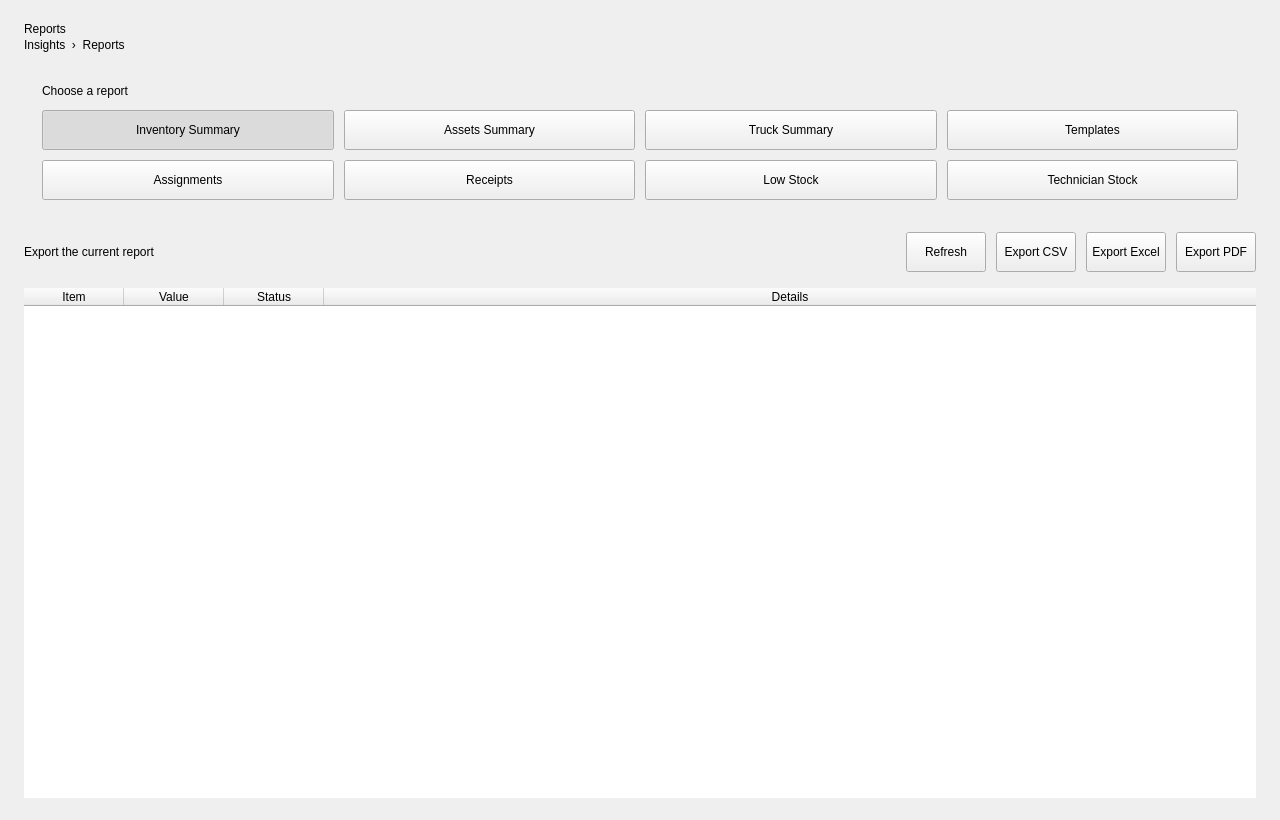
<?xml version="1.0" encoding="UTF-8"?>
<ui version="4.0">
 <class>ReportsPageClass</class>
 <widget class="QWidget" name="ReportsPageClass">
  <property name="geometry">
   <rect><x>0</x><y>0</y><width>1280</width><height>820</height></rect>
  </property>
  <property name="windowTitle"><string>Reports</string></property>
  <layout class="QVBoxLayout" name="rootLayout">
   <property name="leftMargin"><number>24</number></property>
   <property name="topMargin"><number>22</number></property>
   <property name="rightMargin"><number>24</number></property>
   <property name="bottomMargin"><number>22</number></property>
   <property name="spacing"><number>16</number></property>
   <item>
    <widget class="QWidget" name="pageContainer" native="true">
     <layout class="QVBoxLayout" name="pageLayout">
      <property name="leftMargin"><number>0</number></property>
      <property name="topMargin"><number>0</number></property>
      <property name="rightMargin"><number>0</number></property>
      <property name="bottomMargin"><number>0</number></property>
      <property name="spacing"><number>16</number></property>
      <item>
       <layout class="QVBoxLayout" name="titleLayout">
        <property name="spacing"><number>2</number></property>
        <item><widget class="QLabel" name="pageTitle"><property name="text"><string>Reports</string></property></widget></item>
        <item><widget class="QLabel" name="breadcrumbLabel"><property name="text"><string>Insights  ›  Reports</string></property></widget></item>
       </layout>
      </item>
      <item>
       <widget class="QWidget" name="reportTypeCard" native="true">
        <layout class="QVBoxLayout" name="reportTypeLayout">
         <property name="leftMargin"><number>18</number></property>
         <property name="topMargin"><number>16</number></property>
         <property name="rightMargin"><number>18</number></property>
         <property name="bottomMargin"><number>16</number></property>
         <property name="spacing"><number>12</number></property>
         <item><widget class="QLabel" name="reportTypeLabel"><property name="text"><string>Choose a report</string></property></widget></item>
         <item>
          <layout class="QGridLayout" name="summaryGrid">
           <property name="horizontalSpacing"><number>10</number></property>
           <property name="verticalSpacing"><number>10</number></property>
           <item row="0" column="0"><widget class="QPushButton" name="inventorySummaryBtn"><property name="minimumSize"><size><width>0</width><height>40</height></size></property><property name="cursor"><cursorShape>PointingHandCursor</cursorShape></property><property name="checkable"><bool>true</bool></property><property name="checked"><bool>true</bool></property><property name="autoExclusive"><bool>true</bool></property><property name="text"><string>Inventory Summary</string></property></widget></item>
           <item row="0" column="1"><widget class="QPushButton" name="assetsSummaryBtn"><property name="minimumSize"><size><width>0</width><height>40</height></size></property><property name="cursor"><cursorShape>PointingHandCursor</cursorShape></property><property name="checkable"><bool>true</bool></property><property name="autoExclusive"><bool>true</bool></property><property name="text"><string>Assets Summary</string></property></widget></item>
           <item row="0" column="2"><widget class="QPushButton" name="truckSummaryBtn"><property name="minimumSize"><size><width>0</width><height>40</height></size></property><property name="cursor"><cursorShape>PointingHandCursor</cursorShape></property><property name="checkable"><bool>true</bool></property><property name="autoExclusive"><bool>true</bool></property><property name="text"><string>Truck Summary</string></property></widget></item>
           <item row="0" column="3"><widget class="QPushButton" name="templatesSummaryBtn"><property name="minimumSize"><size><width>0</width><height>40</height></size></property><property name="cursor"><cursorShape>PointingHandCursor</cursorShape></property><property name="checkable"><bool>true</bool></property><property name="autoExclusive"><bool>true</bool></property><property name="text"><string>Templates</string></property></widget></item>
           <item row="1" column="0"><widget class="QPushButton" name="assignmentsSummaryBtn"><property name="minimumSize"><size><width>0</width><height>40</height></size></property><property name="cursor"><cursorShape>PointingHandCursor</cursorShape></property><property name="checkable"><bool>true</bool></property><property name="autoExclusive"><bool>true</bool></property><property name="text"><string>Assignments</string></property></widget></item>
           <item row="1" column="1"><widget class="QPushButton" name="receiptsSummaryBtn"><property name="minimumSize"><size><width>0</width><height>40</height></size></property><property name="cursor"><cursorShape>PointingHandCursor</cursorShape></property><property name="checkable"><bool>true</bool></property><property name="autoExclusive"><bool>true</bool></property><property name="text"><string>Receipts</string></property></widget></item>
           <item row="1" column="2"><widget class="QPushButton" name="lowStockSummaryBtn"><property name="minimumSize"><size><width>0</width><height>40</height></size></property><property name="cursor"><cursorShape>PointingHandCursor</cursorShape></property><property name="checkable"><bool>true</bool></property><property name="autoExclusive"><bool>true</bool></property><property name="text"><string>Low Stock</string></property></widget></item>
           <item row="1" column="3"><widget class="QPushButton" name="technicianStockSummaryBtn"><property name="minimumSize"><size><width>0</width><height>40</height></size></property><property name="cursor"><cursorShape>PointingHandCursor</cursorShape></property><property name="checkable"><bool>true</bool></property><property name="autoExclusive"><bool>true</bool></property><property name="text"><string>Technician Stock</string></property></widget></item>
          </layout>
         </item>
        </layout>
       </widget>
      </item>
      <item>
       <layout class="QHBoxLayout" name="exportRow">
        <property name="spacing"><number>10</number></property>
        <item><widget class="QLabel" name="exportHintLabel"><property name="text"><string>Export the current report</string></property></widget></item>
        <item><spacer name="exportSpacer"><property name="orientation"><enum>Qt::Horizontal</enum></property><property name="sizeHint" stdset="0"><size><width>40</width><height>20</height></size></property></spacer></item>
        <item><widget class="QPushButton" name="refreshBtn"><property name="minimumSize"><size><width>0</width><height>40</height></size></property><property name="cursor"><cursorShape>PointingHandCursor</cursorShape></property><property name="text"><string>Refresh</string></property></widget></item>
        <item><widget class="QPushButton" name="exportCsvBtn"><property name="minimumSize"><size><width>0</width><height>40</height></size></property><property name="cursor"><cursorShape>PointingHandCursor</cursorShape></property><property name="text"><string>Export CSV</string></property></widget></item>
        <item><widget class="QPushButton" name="exportExcelBtn"><property name="minimumSize"><size><width>0</width><height>40</height></size></property><property name="cursor"><cursorShape>PointingHandCursor</cursorShape></property><property name="text"><string>Export Excel</string></property></widget></item>
        <item><widget class="QPushButton" name="exportPdfBtn"><property name="minimumSize"><size><width>0</width><height>40</height></size></property><property name="cursor"><cursorShape>PointingHandCursor</cursorShape></property><property name="text"><string>Export PDF</string></property><property name="variant" stdset="0"><string>primary</string></property></widget></item>
       </layout>
      </item>
      <item>
       <widget class="QTableWidget" name="reportTable">
        <property name="frameShape"><enum>QFrame::NoFrame</enum></property>
        <property name="editTriggers"><set>QAbstractItemView::NoEditTriggers</set></property>
        <property name="alternatingRowColors"><bool>true</bool></property>
        <property name="selectionBehavior"><enum>QAbstractItemView::SelectRows</enum></property>
        <property name="showGrid"><bool>false</bool></property>
        <property name="columnCount"><number>4</number></property>
        <attribute name="horizontalHeaderStretchLastSection"><bool>true</bool></attribute>
        <attribute name="horizontalHeaderHighlightSections"><bool>false</bool></attribute>
        <attribute name="verticalHeaderVisible"><bool>false</bool></attribute>
        <column><property name="text"><string>Item</string></property></column>
        <column><property name="text"><string>Value</string></property></column>
        <column><property name="text"><string>Status</string></property></column>
        <column><property name="text"><string>Details</string></property></column>
       </widget>
      </item>
     </layout>
    </widget>
   </item>
  </layout>
 </widget>
 <resources/>
 <connections/>
</ui>
